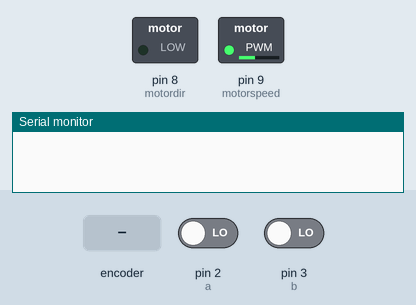
Simulated run of this sketch. Board: Arduino Uno, built with avr-gcc and run on an emulated ATmega328P. Shown: switched loads named in the sketch (green lamp = pin HIGH), the last lines printed to the serial monitor. Inputs (shaded band) come from the test bench; at power-on: pin 2 (a) LOW, pin 3 (b) LOW.

Above: at 1.2 s.
1.3 s: rotary encoder on pin 2 (a) / pin 3 (b) turned 1 step (first pin leading)
At 10.8 s:
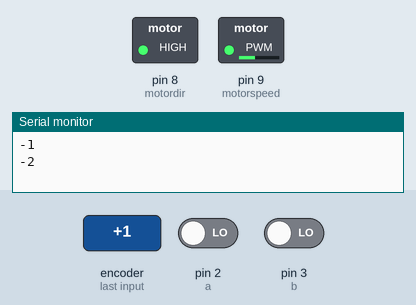
Timing chart, 0 to 31.5 s (numbered marks = the images above; inputs shaded):
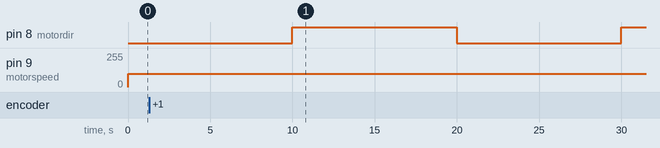

The sketch:

sketch_oct03a.ino
```cpp
const int a = 2;
const int b = 3;
const int motordir = 8;
const int motorspeed = 9;
volatile long temp, counter = 0;
long previousMillis = 0;
const long interval = 10000;
bool clockwise = true;
void motor()
{
  long currentMillis = millis();
  if (currentMillis - previousMillis >= interval) {
    previousMillis = currentMillis;
    clockwise = !clockwise;
  }
  if (clockwise) {
    digitalWrite(motordir, LOW);
    analogWrite(motorspeed, 100);
  } else {
    digitalWrite(motordir, HIGH);
    analogWrite(motorspeed, 100);
  }
}
void setup() {
  pinMode(a, INPUT);
  pinMode(b, INPUT);
  pinMode(motordir, OUTPUT);
  pinMode(motorspeed, OUTPUT);
  attachInterrupt(0, ai0, RISING);
  attachInterrupt(1, ai1, RISING);
  Serial.begin(9600);

  }

  void loop() {
  motor();
  if(counter != temp )
  {
    Serial.println(counter);

    temp = counter;
  }
  }

  void ai0() {
  if (digitalRead(a) == digitalRead(b)) {
    counter++;
  } else {
    counter--;
  }
  }

  void ai1() {
  if (digitalRead(a) != digitalRead(b)) {
    counter++;
  } else {
    counter--;
  }
}
```
